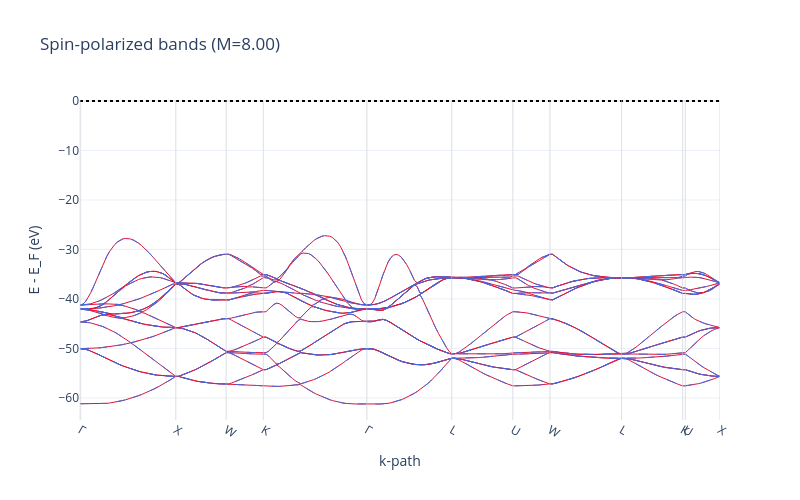

Source (notebook cell):
### Code cell
from slakonet.examples.full_demo import task_spin
x=task_spin(atoms,model,out='demo')

### Figure 1 — Plotly figure (JSON) as saved in the notebook; plotly's stock layout.template omitted (floating-point values rounded to 4 significant figures; data arrays with more than 128 entries replaced by an {"elided": "..."} marker saying what was removed)
{"data": [{"line": {"color": "crimson", "width": 1}, "mode": "lines", "showlegend": false, "type": "scatter", "x": {"elided": "242 int values"}, "y": {"elided": "242 float values"}}, {"line": {"color": "crimson", "width": 1}, "mode": "lines", "showlegend": false, "type": "scatter", "x": {"elided": "242 int values"}, "y": {"elided": "242 float values"}}, {"line": {"color": "crimson", "width": 1}, "mode": "lines", "showlegend": false, "type": "scatter", "x": {"elided": "242 int values"}, "y": {"elided": "242 float values"}}, {"line": {"color": "crimson", "width": 1}, "mode": "lines", "showlegend": false, "type": "scatter", "x": {"elided": "242 int values"}, "y": {"elided": "242 float values"}}, {"line": {"color": "crimson", "width": 1}, "mode": "lines", "showlegend": false, "type": "scatter", "x": {"elided": "242 int values"}, "y": {"elided": "242 float values"}}, {"line": {"color": "crimson", "width": 1}, "mode": "lines", "showlegend": false, "type": "scatter", "x": {"elided": "242 int values"}, "y": {"elided": "242 float values"}}, {"line": {"color": "crimson", "width": 1}, "mode": "lines", "showlegend": false, "type": "scatter", "x": {"elided": "242 int values"}, "y": {"elided": "242 float values"}}, {"line": {"color": "crimson", "width": 1}, "mode": "lines", "showlegend": false, "type": "scatter", "x": {"elided": "242 int values"}, "y": {"elided": "242 float values"}}, {"line": {"color": "crimson", "width": 1}, "mode": "lines", "showlegend": false, "type": "scatter", "x": {"elided": "242 int values"}, "y": {"elided": "242 float values"}}, {"line": {"color": "crimson", "width": 1}, "mode": "lines", "showlegend": false, "type": "scatter", "x": {"elided": "242 int values"}, "y": {"elided": "242 float values"}}, {"line": {"color": "crimson", "width": 1}, "mode": "lines", "showlegend": false, "type": "scatter", "x": {"elided": "242 int values"}, "y": {"elided": "242 float values"}}, {"line": {"color": "crimson", "width": 1}, "mode": "lines", "showlegend": false, "type": "scatter", "x": {"elided": "242 int values"}, "y": {"elided": "242 float values"}}, {"line": {"color": "crimson", "width": 1}, "mode": "lines", "showlegend": false, "type": "scatter", "x": {"elided": "242 int values"}, "y": {"elided": "242 float values"}}, {"line": {"color": "crimson", "width": 1}, "mode": "lines", "showlegend": false, "type": "scatter", "x": {"elided": "242 int values"}, "y": {"elided": "242 float values"}}, {"line": {"color": "crimson", "width": 1}, "mode": "lines", "showlegend": false, "type": "scatter", "x": {"elided": "242 int values"}, "y": {"elided": "242 float values"}}, {"line": {"color": "crimson", "width": 1}, "mode": "lines", "showlegend": false, "type": "scatter", "x": {"elided": "242 int values"}, "y": {"elided": "242 float values"}}, {"line": {"color": "royalblue", "dash": "dash", "width": 1}, "mode": "lines", "showlegend": false, "type": "scatter", "x": {"elided": "242 int values"}, "y": {"elided": "242 float values"}}, {"line": {"color": "royalblue", "dash": "dash", "width": 1}, "mode": "lines", "showlegend": false, "type": "scatter", "x": {"elided": "242 int values"}, "y": {"elided": "242 float values"}}, {"line": {"color": "royalblue", "dash": "dash", "width": 1}, "mode": "lines", "showlegend": false, "type": "scatter", "x": {"elided": "242 int values"}, "y": {"elided": "242 float values"}}, {"line": {"color": "royalblue", "dash": "dash", "width": 1}, "mode": "lines", "showlegend": false, "type": "scatter", "x": {"elided": "242 int values"}, "y": {"elided": "242 float values"}}, {"line": {"color": "royalblue", "dash": "dash", "width": 1}, "mode": "lines", "showlegend": false, "type": "scatter", "x": {"elided": "242 int values"}, "y": {"elided": "242 float values"}}, {"line": {"color": "royalblue", "dash": "dash", "width": 1}, "mode": "lines", "showlegend": false, "type": "scatter", "x": {"elided": "242 int values"}, "y": {"elided": "242 float values"}}, {"line": {"color": "royalblue", "dash": "dash", "width": 1}, "mode": "lines", "showlegend": false, "type": "scatter", "x": {"elided": "242 int values"}, "y": {"elided": "242 float values"}}, {"line": {"color": "royalblue", "dash": "dash", "width": 1}, "mode": "lines", "showlegend": false, "type": "scatter", "x": {"elided": "242 int values"}, "y": {"elided": "242 float values"}}, {"line": {"color": "royalblue", "dash": "dash", "width": 1}, "mode": "lines", "showlegend": false, "type": "scatter", "x": {"elided": "242 int values"}, "y": {"elided": "242 float values"}}, {"line": {"color": "royalblue", "dash": "dash", "width": 1}, "mode": "lines", "showlegend": false, "type": "scatter", "x": {"elided": "242 int values"}, "y": {"elided": "242 float values"}}, {"line": {"color": "royalblue", "dash": "dash", "width": 1}, "mode": "lines", "showlegend": false, "type": "scatter", "x": {"elided": "242 int values"}, "y": {"elided": "242 float values"}}, {"line": {"color": "royalblue", "dash": "dash", "width": 1}, "mode": "lines", "showlegend": false, "type": "scatter", "x": {"elided": "242 int values"}, "y": {"elided": "242 float values"}}, {"line": {"color": "royalblue", "dash": "dash", "width": 1}, "mode": "lines", "showlegend": false, "type": "scatter", "x": {"elided": "242 int values"}, "y": {"elided": "242 float values"}}, {"line": {"color": "royalblue", "dash": "dash", "width": 1}, "mode": "lines", "showlegend": false, "type": "scatter", "x": {"elided": "242 int values"}, "y": {"elided": "242 float values"}}, {"line": {"color": "royalblue", "dash": "dash", "width": 1}, "mode": "lines", "showlegend": false, "type": "scatter", "x": {"elided": "242 int values"}, "y": {"elided": "242 float values"}}, {"line": {"color": "royalblue", "dash": "dash", "width": 1}, "mode": "lines", "showlegend": false, "type": "scatter", "x": {"elided": "242 int values"}, "y": {"elided": "242 float values"}}], "layout": {"height": 500, "shapes": [{"line": {"color": "black", "dash": "dot"}, "type": "line", "x0": 0, "x1": 1, "xref": "x domain", "y0": 0, "y1": 0, "yref": "y"}, {"line": {"color": "lightgray", "width": 0.5}, "type": "line", "x0": 0, "x1": 0, "xref": "x", "y0": 0, "y1": 1, "yref": "y domain"}, {"line": {"color": "lightgray", "width": 0.5}, "type": "line", "x0": 36, "x1": 36, "xref": "x", "y0": 0, "y1": 1, "yref": "y domain"}, {"line": {"color": "lightgray", "width": 0.5}, "type": "line", "x0": 55, "x1": 55, "xref": "x", "y0": 0, "y1": 1, "yref": "y domain"}, {"line": {"color": "lightgray", "width": 0.5}, "type": "line", "x0": 69, "x1": 69, "xref": "x", "y0": 0, "y1": 1, "yref": "y domain"}, {"line": {"color": "lightgray", "width": 0.5}, "type": "line", "x0": 108, "x1": 108, "xref": "x", "y0": 0, "y1": 1, "yref": "y domain"}, {"line": {"color": "lightgray", "width": 0.5}, "type": "line", "x0": 140, "x1": 140, "xref": "x", "y0": 0, "y1": 1, "yref": "y domain"}, {"line": {"color": "lightgray", "width": 0.5}, "type": "line", "x0": 163, "x1": 163, "xref": "x", "y0": 0, "y1": 1, "yref": "y domain"}, {"line": {"color": "lightgray", "width": 0.5}, "type": "line", "x0": 177, "x1": 177, "xref": "x", "y0": 0, "y1": 1, "yref": "y domain"}, {"line": {"color": "lightgray", "width": 0.5}, "type": "line", "x0": 204, "x1": 204, "xref": "x", "y0": 0, "y1": 1, "yref": "y domain"}, {"line": {"color": "lightgray", "width": 0.5}, "type": "line", "x0": 227, "x1": 227, "xref": "x", "y0": 0, "y1": 1, "yref": "y domain"}, {"line": {"color": "lightgray", "width": 0.5}, "type": "line", "x0": 228, "x1": 228, "xref": "x", "y0": 0, "y1": 1, "yref": "y domain"}, {"line": {"color": "lightgray", "width": 0.5}, "type": "line", "x0": 241, "x1": 241, "xref": "x", "y0": 0, "y1": 1, "yref": "y domain"}], "title": {"text": "Spin-polarized bands (M=8.00)"}, "width": 800, "xaxis": {"tickmode": "array", "ticktext": ["Γ", "X", "W", "K", "Γ", "L", "U", "W", "L", "K", "U", "X"], "tickvals": [0, 36, 55, 69, 108, 140, 163, 177, 204, 227, 228, 241], "title": {"text": "k-path"}}, "yaxis": {"title": {"text": "E - E_F (eV)"}}}}
